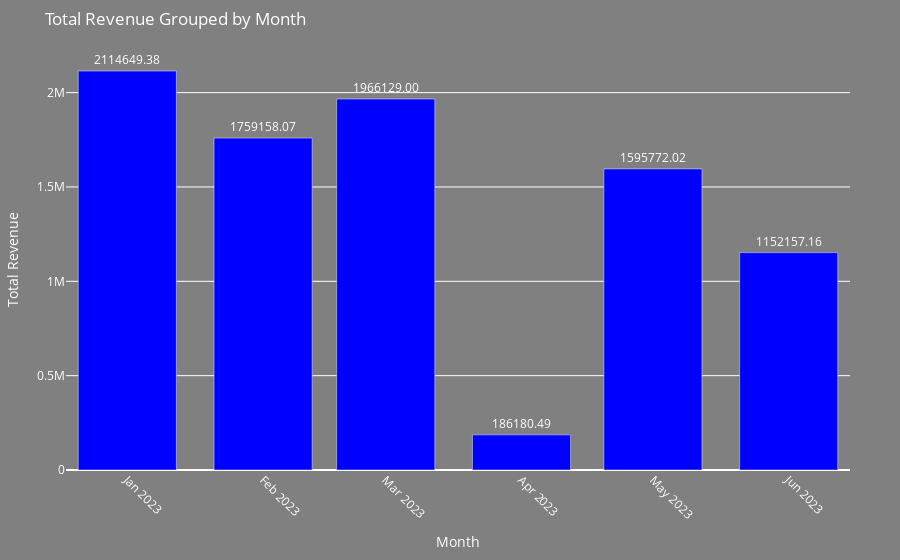

The notebook cell this image was saved under:
### Markdown cell above
# Display total revenue by date on bar chart

### Code cell
#Ensure 'Date' is in datetime format
DroppedColumn['Date'] = pd.to_datetime(DroppedColumn['Date'])

#Extract month and year, and create a new 'MonthYear' column
DroppedColumn['MonthYear'] = DroppedColumn['Date'].dt.to_period('M')  # 'M' stands for month

#Group by 'MonthYear' and sum the total revenue
revenue_by_month = DroppedColumn.groupby('MonthYear')['TotalRevenue'].sum().reset_index()

#Convert 'MonthYear' back to string for plotting
revenue_by_month['MonthYear'] = revenue_by_month['MonthYear'].astype(str)

#Plot the bar graph using Plotly
fig = go.Figure()

#Add bar chart to the figure
fig.add_trace(go.Bar(
    x=revenue_by_month['MonthYear'],
    y=revenue_by_month['TotalRevenue'],
    marker_color='blue',
    text=revenue_by_month['TotalRevenue'].apply(lambda x: f"{x:.2f}"),  # Format to 2 decimal places
    textposition='outside',  # Position text outside the bars
    name='Total Revenue'
))

# Update layout
fig.update_layout(
    title='Total Revenue Grouped by Month',
    xaxis_title='Month',
    yaxis_title='Total Revenue',
    plot_bgcolor='grey',  # Background color for the plot area
    paper_bgcolor='grey',  # Background color for the entire figure
    font=dict(color='white'),
    xaxis=dict(tickangle=45),  # Rotate x-axis labels for better visibility
    yaxis=dict(showgrid=True, gridcolor='white'),  # Set grid color for y-axis
    margin=dict(t=50, b=50, l=50, r=50)  # Adjust margins to ensure labels fit
)

# Show the plot
fig.show()

### Figure 1 — Plotly figure (JSON) as saved in the notebook; plotly's stock layout.template omitted (floating-point values rounded to 4 significant figures)
{"data": [{"marker": {"color": "blue"}, "name": "Total Revenue", "text": ["2114649.38", "1759158.07", "1966129.00", "186180.49", "1595772.02", "1152157.16"], "textposition": "outside", "type": "bar", "x": ["2023-01", "2023-02", "2023-03", "2023-04", "2023-05", "2023-06"], "y": [2115000.0, 1759000.0, 1966129, 186200.0, 1596000.0, 1152000.0]}], "layout": {"autosize": true, "font": {"color": "white"}, "margin": {"b": 50, "l": 50, "r": 50, "t": 50}, "paper_bgcolor": "grey", "plot_bgcolor": "grey", "title": {"text": "Total Revenue Grouped by Month"}, "xaxis": {"autorange": true, "range": ["2022-12-18", "2023-06-15"], "tickangle": 45, "title": {"text": "Month"}, "type": "date"}, "yaxis": {"autorange": true, "gridcolor": "white", "range": [0, 2226000.0], "showgrid": true, "title": {"text": "Total Revenue"}, "type": "linear"}}}
